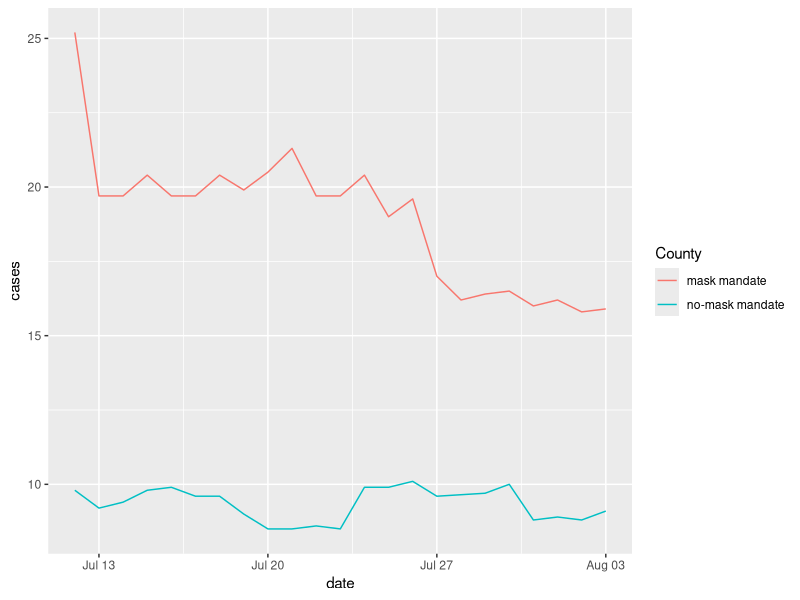
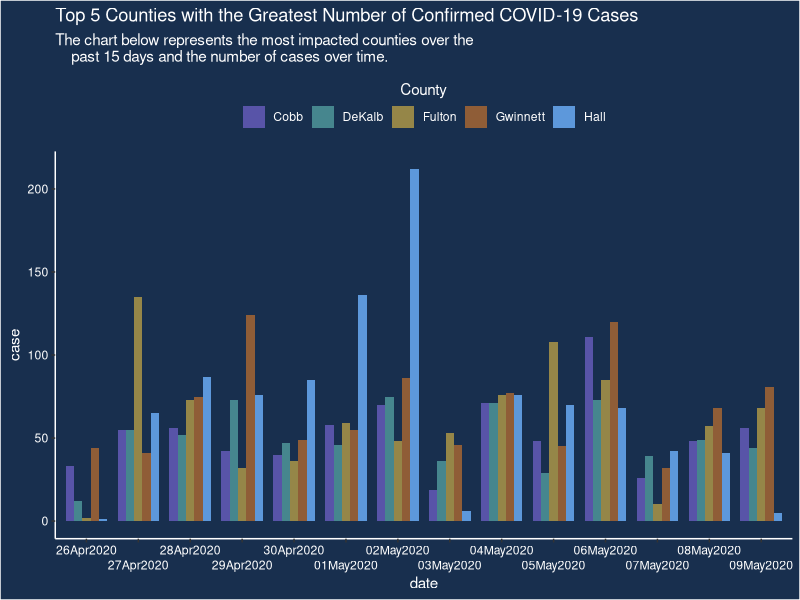

Write R code to recreate these figures, in order.
## ---- chunk 1
#| label: load-packages
#| message: false
#| warning: false
library(tidyverse)
library(scales)
## ---- chunk 2
#| label: r-data
#| echo: false
#| message: false
kansas_covid <- read_csv("data/kansas_covid.csv")
## ---- chunk 3
kansas_covid |>
  pivot_longer(!date, names_to = "County" , values_to = "cases") 
## ---- chunk 4
kansas_covid |>
  pivot_longer(!date, names_to = "County" , values_to = "cases") |>
  mutate(date = as.Date(date, format = "%m/%d/%Y")) |>
  ggplot(
    aes(x = date , y = cases , color = County)
  ) +
  geom_line()
## ---- chunk 5
#| label: r-data2
#| echo: false
#| message: false
georgia_covid <- read_csv("data/georgia_covid.csv")
## ---- chunk 6
georgia_covid |>
  filter(date >= "2020-04-26", date <= "2020-05-09") |>
  mutate(
    date = format(date, "%d%b%Y"), 
    date = factor(
      date,
      levels = c("26Apr2020", "27Apr2020", "28Apr2020", 
                 "29Apr2020", "30Apr2020", "01May2020", 
                 "02May2020", "03May2020", "04May2020",
                 "05May2020", "06May2020", "07May2020", 
                 "08May2020", "09May2020")))
## ---- chunk 7
georgia_covid |>
  filter(date >= "2020-04-26", date <= "2020-05-09") |>
  mutate(
    date = format(date, "%d%b%Y"), 
    date = factor(
      date,
      levels = c("26Apr2020", "27Apr2020", "28Apr2020", 
                 "29Apr2020", "30Apr2020", "01May2020", 
                 "02May2020", "03May2020", "04May2020",
                 "05May2020", "06May2020", "07May2020", 
                 "08May2020", "09May2020"))) |>
  ggplot(aes(x = date, y = case, group = county, fill = county)) +
  geom_col(position = position_dodge(), width=.8) + 
  scale_x_discrete(guide = guide_axis(n.dodge = 2)) +
  scale_fill_manual(
    "County",
     values = c("#5854A8", "#46868E", "#958648", "#8F5D37", "#5D98DB"),
     guide = guide_legend(title.position = "top", title.hjust = 0.5)) + 
  labs(
    title = "Top 5 Counties with the Greatest Number of Confirmed COVID-19 Cases",
    subtitle = "The chart below represents the most impacted counties over the 
    past 15 days and the number of cases over time." ) +
  theme_classic() +
  theme(
    legend.position = "top", 
    panel.background = element_rect(fill = "#182F4E"),
    plot.background = element_rect(fill = "#182F4E"),
    axis.line = element_line(color = "white"),
    axis.text = element_text(color = "white"),
    axis.title = element_text(color = "white"),
    legend.background = element_rect(fill = "#182F4E"),
    legend.text = element_text(color = "white"),
    legend.title = element_text(color = "white"),
    title = element_text(color = "white"))
